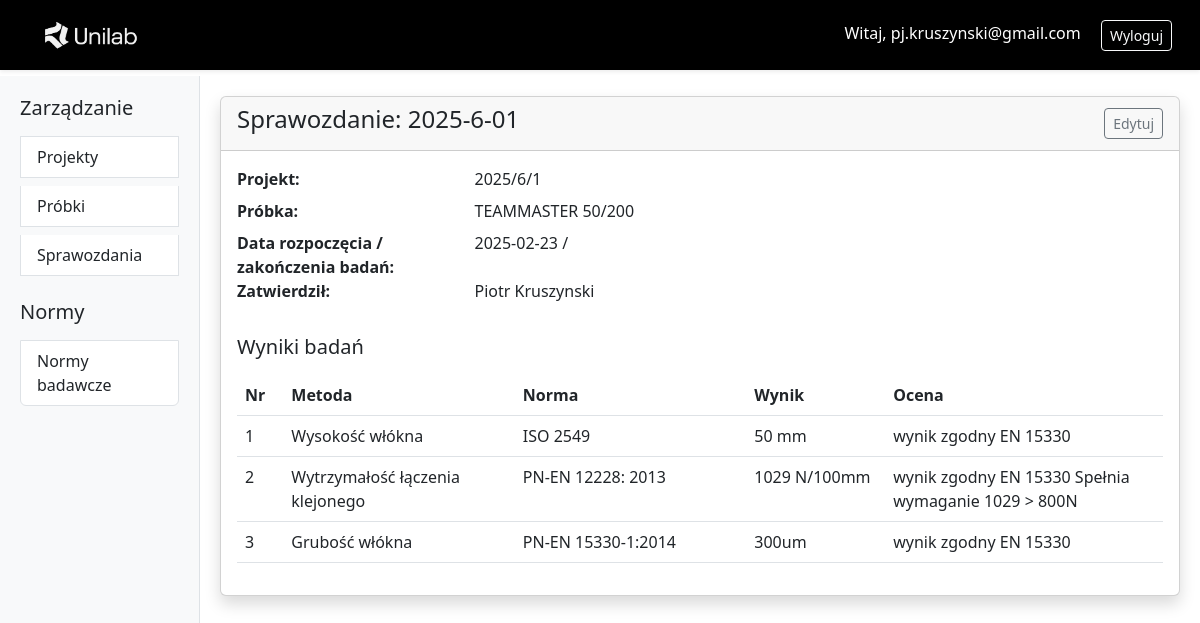
Before: /reports/2025-6-01/ (signed in) with the older database file.
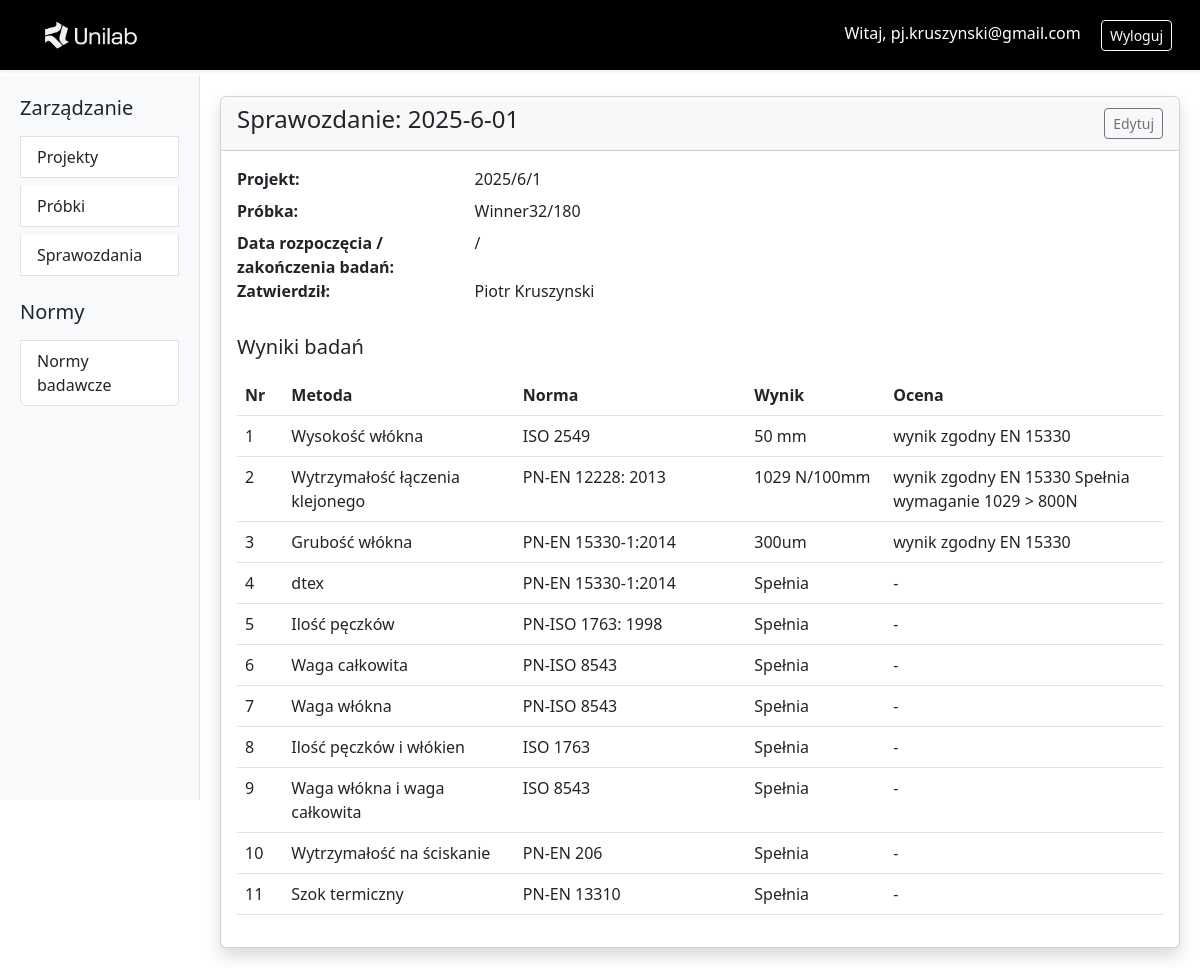
After: the same page with the newer database file.
### projects/models.py (models this page shows, shortened)
class Report(models.Model):
    code_name = models.CharField("Numer sprawozdania", max_length=16, unique=True, validators=[validate_code_name], help_text="Numer sprawozdania (litery/numery/-)")
    project = models.ForeignKey(Project, on_delete=models.CASCADE)
    sample = models.OneToOneField(Sample, on_delete=models.SET_NULL, null=True, blank=True, related_name='report') # sample.report
    research_standards = models.ManyToManyField(ResearchStandard,through='ReportResearchStandard',related_name='reports') # a bez related_name byłoby report_set_all
    start_date = models.DateField(null=True, blank=True)
    end_date = models.DateField(null=True, blank=True)
    approved_by = models.ForeignKey(
        User,
        on_delete=models.SET_NULL,
        null=True,
        blank=True,
        limit_choices_to={'groups__name': "Lab_member"},
        verbose_name="Akceptacja wyników:"
    )
    class Meta:
        verbose_name = _("Sprawozdanie")
        verbose_name_plural = _("Sprawozdania")
        ordering = ['-start_date']

class Sample(models.Model):
    class MaterialType(models.TextChoices):
        UNSELECTED = "UNS", "Niewybrany"
        CONCRETE = "CON", "Wyroby związane z betonem"
        EXTERIOR_FACADE = "EXF", "Elewacje zewnętrzne"
        SPORTS_SURFACE = "SPS", "Nawierzchnie sportowe"
        PULL_OFF = "OFF", "Testy pull-off"
        WALLPAPER = "WAP", "Tapety"
        SYNTHETIC_TURF = "SYT", "Darń syntetyczna"
        PLASTER_AND_ADHESIVES = "PLA", "Tynk i kleje"
        CONCRETE_PREFABRICATED = "CPR", "Wyroby prefabrykowane z betonu"
        FLOOR_COVERING = "FLC", "Wykładziny podłogowe"
        SANITARY_PRODUCT = "SAN", "Wyroby sanitarne"
        EXTERIOR_SHUTTERS = "EXS", "Zasłony i żaluzje zewnętrzne"
    name = models.CharField("Nazwa próbki", max_length=50)
    description = models.TextField(null=True, blank=True)
    material_type = models.CharField(max_length=3, choices=MaterialType.choices, default=MaterialType.UNSELECTED, validators=[validate_material_type])
    collection_date = models.DateField(null=True, blank=True)
    class Meta:
        verbose_name = _("Próbka")
        verbose_name_plural = _("Próbki")
        ordering = ['-collection_date']

class ReportResearchStandard(models.Model):
    report = models.ForeignKey(Report, on_delete=models.CASCADE)
    research_standard = models.ForeignKey(ResearchStandard, on_delete=models.CASCADE)
    result = models.CharField(max_length=16, blank=True, null=True)
    evaluation = models.TextField(blank=True, null=True)
    class Meta: # https://docs.djangoproject.com/en/5.1/ref/models/constraints/
        constraints = [ models.UniqueConstraint(fields=['report', 'research_standard'], name='unique_report_standard')]

class ResearchStandard(models.Model):
    name = models.CharField("Norma badawcza", max_length=50, help_text="Nazwa normy badawczej np. PN-EN 206")
    method = models.CharField(max_length=50, help_text="Metoda badania np. Wytrzymałość na ściskanie")
    class Meta:
        verbose_name = _("Norma Badawcza")
        verbose_name_plural = _("Normy Badawcze")
        ordering = ['name']
        constraints = [
            models.UniqueConstraint(
                fields=['name', 'method'],
                name='unique_standard_method'
            )
        ]

class Project(models.Model):
    class StatusChoices(models.TextChoices):
        OPEN = 'open', 'W przygotowaniu'
        CLOSED = 'closed', 'Zakończony'
        AWAITING_APPROVAL = 'awaiting approval', 'Oczekuje na akceptację'
    name = models.CharField("Nazwa projektu", max_length=64)
    client = models.ForeignKey(
        User,
        on_delete=models.CASCADE,
        limit_choices_to={'groups__name': "Lab_user"},
        related_name='projects_as_client' # relacja odwrotna dodana z powodu błędu
    )
    assign_to = models.ForeignKey(
        User,
        on_delete=models.SET_NULL,
        null=True,
        limit_choices_to={'groups__name': "Lab_member"},
        related_name='projects_as_assignee' # relacja odwrotna dodana z powodu błędu
    )
    status = models.CharField(
        max_length=20,
        choices=StatusChoices.choices,
        default=StatusChoices.OPEN
    )
    end_date = models.DateField(null=True, blank=True)
    class Meta:
        verbose_name = _("Projekt")
        verbose_name_plural = _("Projekty")
        ordering = ['-name']

### users/models.py (models this page shows, shortened)
class User(AbstractUser):
    username = None
    email = models.EmailField(unique=True)
    USERNAME_FIELD = 'email'
    REQUIRED_FIELDS = ['first_name', 'last_name']
    USER_TYPE_CHOICES = [
        ('personal', 'Personal'),
        ('company', 'Company')
    ]
    user_type = models.CharField(
        max_length=8, choices=USER_TYPE_CHOICES,
        default='personal'
    )
    company_name = models.CharField(max_length=255, blank=True, null=True)
    company_address = models.CharField(max_length=255, blank=True, null=True)
    tax_id = models.CharField(
        max_length=10, blank=True, null=True,
        validators=[validate_nip], verbose_name="NIP"
    )
    objects = UserManager()

### projects/views.py (the view)
class ReportDetailView(LoginRequiredMixin, DetailView):
    model = Report
    template_name = 'report_detail.html'
    slug_field = 'code_name'
    slug_url_kwarg = 'code_name'

### projects/templates/report_detail.html
{% extends "base.html" %}
{% block content %}
<div class="card shadow">
  <div class="card-header d-flex justify-content-between align-items-center">
    <h4>Sprawozdanie: {{ report.code_name }}</h4>
    {% if request.user.groups.all.0.name == 'Lab_member' or request.user.is_superuser %}
      <div>
        <a href="{% url 'report_update' report.code_name %}" class="btn btn-sm btn-outline-secondary">Edytuj</a>
      </div>
    {% endif %}
  </div>
  <div class="card-body">
    <div class="mb-4">
      <dl class="row">
        <dt class="col-sm-3">Projekt:</dt>
        <dd class="col-sm-9">{{ report.project.name }}</dd>
        <dt class="col-sm-3">Próbka:</dt>
        <dd class="col-sm-9">{{ report.sample.name|default:"-" }}</dd>
        <dt class="col-sm-3">Data rozpoczęcia / zakończenia badań:</dt>
        <dd class="col-sm-9">
          {{ report.start_date|date:"Y-m-d" }} / {{ report.end_date|date:"Y-m-d" }}
        </dd>
        <dt class="col-sm-3">Zatwierdził:</dt>
        <dd class="col-sm-9">
            {% if report.approved_by %}
                {{ report.approved_by.get_full_name|default:report.approved_by.username }}
            {% else %}
                -
            {% endif %}
        </dd>
      </dl>
    </div>
    <h5 class="mb-3">Wyniki badań</h5>
    <table class="table table-hover">
      <thead class="thead-light">
        <tr>
          <th style="width: 5%">Nr</th>
          <th style="width: 25%">Metoda</th>
          <th style="width: 25%">Norma</th>
          <th style="width: 15%">Wynik</th>
          <th style="width: 30%">Ocena</th>
        </tr>
      </thead>
      <tbody>
        {% for rr_standard in report.reportresearchstandard_set.all %}
          <tr>
            <td>{{ forloop.counter }}</td>
            <td>{{ rr_standard.research_standard.method }}</td>
            <td>{{ rr_standard.research_standard.name }}</td>
            <td>{{ rr_standard.result|default:"-" }}</td>
            <td>{{ rr_standard.evaluation|default:"-" }}</td>
          </tr>
        {% empty %}
          <tr>
            <td colspan="5" class="text-center text-muted">Brak przypisanych wyników badań</td>
          </tr>
        {% endfor %}
      </tbody>
    </table>
  </div>
</div>
{% endblock %}

Changed rows visible on the page:
changed Report "Piotr Kruszynski": sample.name "TEAMMASTER 50/200" → "Winner32/180"; start_date "2025-02-23" → (not shown)
added ReportResearchStandard: research_standard.method "dtex", research_standard.name "PN-EN 15330-1:2014", result "Spełnia", evaluation "-"
added ReportResearchStandard: research_standard.method "Ilość pęczków", research_standard.name "PN-ISO 1763: 1998", result "Spełnia", evaluation "-"
added ReportResearchStandard: research_standard.method "Waga całkowita", research_standard.name "PN-ISO 8543", result "Spełnia", evaluation "-"
added ReportResearchStandard: research_standard.method "Waga włókna", research_standard.name "PN-ISO 8543", result "Spełnia", evaluation "-"
added ReportResearchStandard: research_standard.method "Ilość pęczków i włókien", research_standard.name "ISO 1763", result "Spełnia", evaluation "-"
added ReportResearchStandard: research_standard.method "Waga włókna i waga całkowita", research_standard.name "ISO 8543", result "Spełnia", evaluation "-"
added ReportResearchStandard: research_standard.method "Wytrzymałość na ściskanie", research_standard.name "PN-EN 206", result "Spełnia", evaluation "-"
added ReportResearchStandard: research_standard.method "Szok termiczny", research_standard.name "PN-EN 13310", result "Spełnia", evaluation "-"
